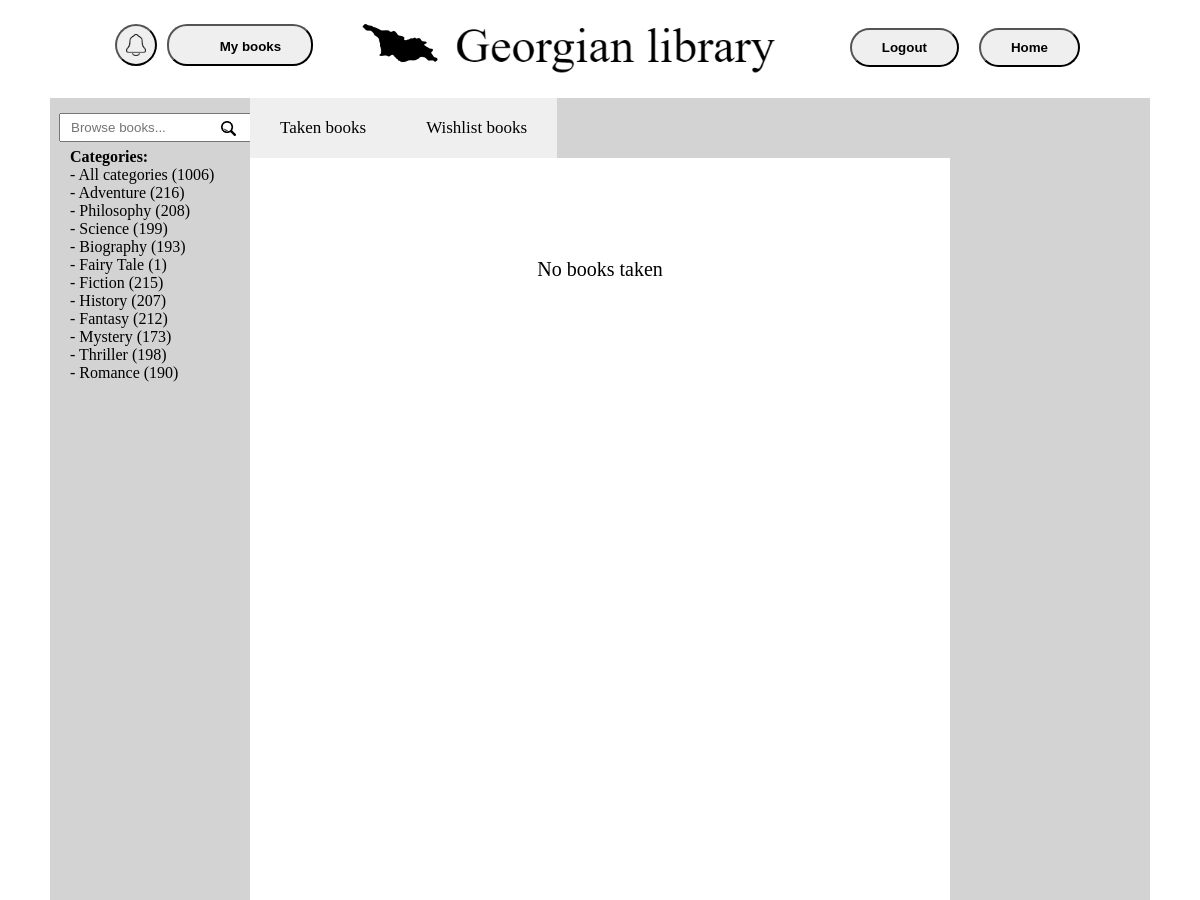
/users/taken_books/ (signed in, upper part), run on an earlier commit of the app's database.
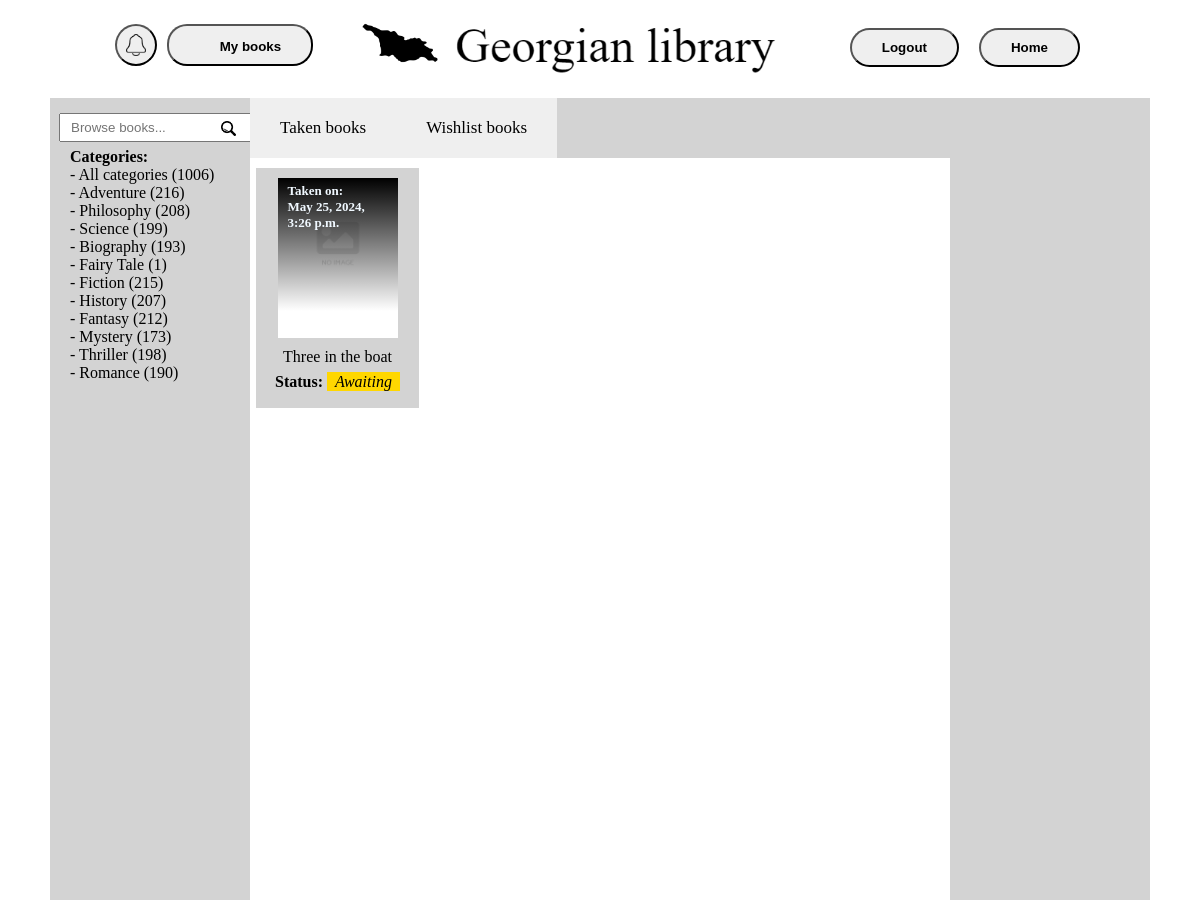
And on a later commit of the database.
### library/models.py (models this page shows, shortened)
class Category(models.Model):
    name = models.CharField('Name', max_length=63)
    class Meta:
        verbose_name = 'Category'
        verbose_name_plural = 'Categories'

class Book(models.Model):
    title = models.CharField('Title', max_length=63)
    author = models.ForeignKey(Author, on_delete=models.CASCADE, null=True)
    category = models.ManyToManyField(Category, blank=False)
    cover = models.ImageField(upload_to='media/', blank=True)
    stock = models.IntegerField(default=0)
    times_taken = models.IntegerField(default=0)
    class Meta:
        verbose_name = 'Book'
        verbose_name_plural = 'Books'

### users/models.py (models this page shows, shortened)
class TakenBook(models.Model):
    STATUS_CHOICES = [
        ('Awaiting', 'Awaiting'),
        ('Taken', 'Taken'),
        ('Returned', 'Returned')
    ]
    user = models.ForeignKey(User, on_delete=models.CASCADE)
    book = models.ForeignKey(Book, on_delete=models.CASCADE)
    date_taken = models.DateTimeField(auto_now_add=True)
    status = models.CharField('Status', max_length=10, choices=STATUS_CHOICES, default='Awaiting')
    class Meta:
        verbose_name = 'Taken Book'
        verbose_name_plural = 'Taken Books'

### users/views.py (the view)
# urls.py: path('taken_books/', taken_books_view, name='taken_books'),
@login_required
def taken_books_view(request):
    user = request.user
    taken_books = user.takenbook_set.all()
    has_taken_books = taken_books.exists()
    return render(request, 'users/taken_books.html', {'taken_books': taken_books,
                                                      'title': 'Taken books',
                                                      'has_taken_books': has_taken_books})

### library/context_processors.py (called while the page is built)
def categories_processor(request):
    categories = Category.objects.annotate(book_count=Count('book'))
    all_book_count = Book.objects.count()
    return {'categories': categories, 'all_book_count': all_book_count}

### users/templates/users/taken_books.html (shortened to what this page needs)
{% extends 'library/home.html' %}
{% load static %}
{% block content %}
    <div class="my_books_buttons">
    <a href="{% url 'users:taken_books' %}">
    <button class="taken_books_button">
        Taken books
    </button>
    </a>
    <a href="{% url 'users:wishlist_books' %}">
    <button class="wishlist_books_button">
        Wishlist books
    </button>
    </a>
    </div>
    {% if has_taken_books %}
        <div class="books">
        {% for taken_book in taken_books %}
            <a href="{% url 'book_detail' taken_book.book.id %}">
            <div class="book">
                <div class="book_cover">
                    {% if taken_book.book.cover %}
                        <img src="{{ taken_book.book.cover.url }}" alt="{{ taken_book.book.title }}" class="book_cover_icon" draggable="false">
                    {% else %}
                        <img src="{% static 'library/images/no-image.png' %}" alt="{{ taken_book.book.title }}" class="no_book_cover_icon" draggable="false">
                    {% endif %}
                    <div class="date_taken">
                        Taken on: <br/>{{ taken_book.date_taken }}
                    </div>
                </div>
                <div class="book_title">
                    {{ taken_book.book.title }}<br/>
                </div>
                <div class="book_status">
                    <a style="font-weight: bold">Status:</a>
                    {% if taken_book.status == 'Taken' %}
                        <a style="background-color: green; color: white;font-family: Calibri; padding: 1px 8px; font-style: italic">{{ taken_book.status }}</a>
                    {% else %}
                        <a style="background-color: gold; color: black;font-family: Calibri; padding: 1px 8px; font-style: italic">{{ taken_book.status }}</a>
                    {% endif %}
                </div>
            </div>
            </a>
        {% endfor %}
        </div>
    {% else %}
        <div style="margin-top: 100px; font-size: 20px">
            No books taken
        </div>
    {% endif %}
{% endblock %}

### library/templates/library/home.html (shortened to what this page needs)
{% load static %}
<!DOCTYPE html>
<html lang="en">
<head>
    <link rel="stylesheet" type="text/css" href="{% static 'library/css/main.css' %}">
</head>
<body>
    <div class="header">
        <a href="{% url 'home' %}">
            <div class="logo">
                <img rel="stylesheet" class="georgia_logo" src="{% static 'library/images/georgia.png' %}" alt="Home page" draggable="false">
                <img src="{% static 'library/images/logo_text.png' %}" alt="Home page" class="logo_text" draggable="false">
            </div>
        </a>
        <a href="{% url 'home' %}">
            <button class="home_button">
                Home
            </button>
        </a>
        {% if not user.is_authenticated %}
            <a href="{% url 'users:login' %}">
                <button class="login_button">
                    Login
                </button>
            </a>
            <a href="{% url 'users:register' %}">
                <button class="register_button">
                    Register
                </button>
            </a>
        {% else %}
            <div class="user_panel">
                <button class="notifications_button" id="notification-button">
                    <img class="notifications_icon" src="{% static 'library/images/notifications.png' %}" alt="">
                    <span class="unread_count" id="unread-count">{% if unread_notifications %}{{ unread_notifications|length }}{% endif %}</span>
                </button>
                <a href="{% url 'users:taken_books' %}">
                    <button class="my_books_button">
                        <img rel="stylesheet" class="book_icon" src="{% static 'library/images/books.png' %}" alt="" draggable="false">
                        My books
                    </button>
                </a>
            </div>
            <a href="{% url 'users:logout' %}">
                <button class="login_button">
                    Logout
                </button>
            </a>
        {% endif %}
    </div>
    <div class="content">
        <form action="{% url 'search_results' %}" method="GET" class="search_bar">
            <input type="text" class="search_field" name="q" placeholder="Browse books...">
            <button type="submit" class="search_button">
                <img src="{% static 'library/images/search.png' %}" alt="" class="search_icon" draggable="false">
            </button>
        </form>
        <div class="categories">
            Categories: <br/>
            <a href="{% url 'home' %}" style="font-weight: normal">
                - All categories ({{ all_book_count }})
            </a><br/>
            {% for category in categories %}
                <a href="{% url 'home' %}?category={{ category.id }}" style="font-weight: normal">
                    - {{ category.name }} ({{ category.book_count }})
                </a><br/>
            {% endfor %}
        </div>
        <div class="books">
            {% block content %}{% endblock %}
        </div>
    </div>
</body>
</html>

What changed in the data, as far as the page shows it:
added TakenBook: date_taken "May 25, 2024, 3:26 p.m.", book "Three in the boat", status "Awaiting"
Also different on the page:
text no longer shown: "No books taken"
